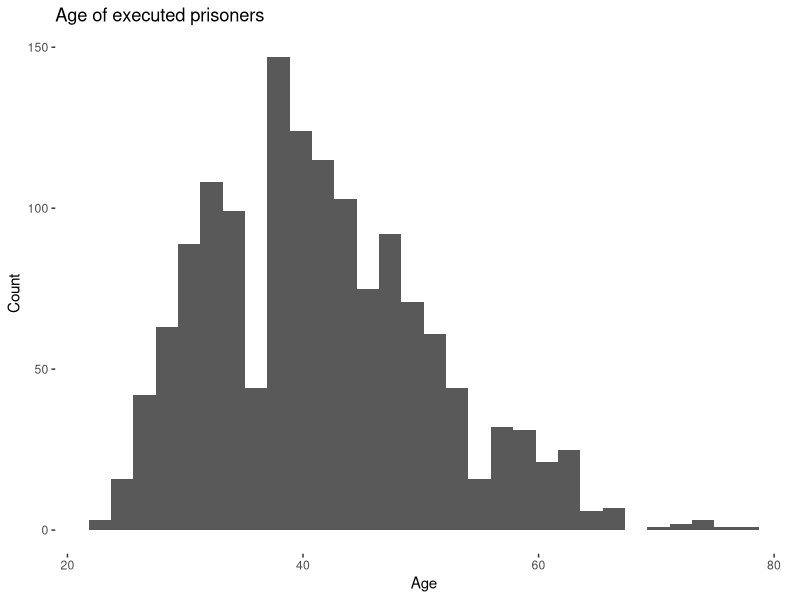
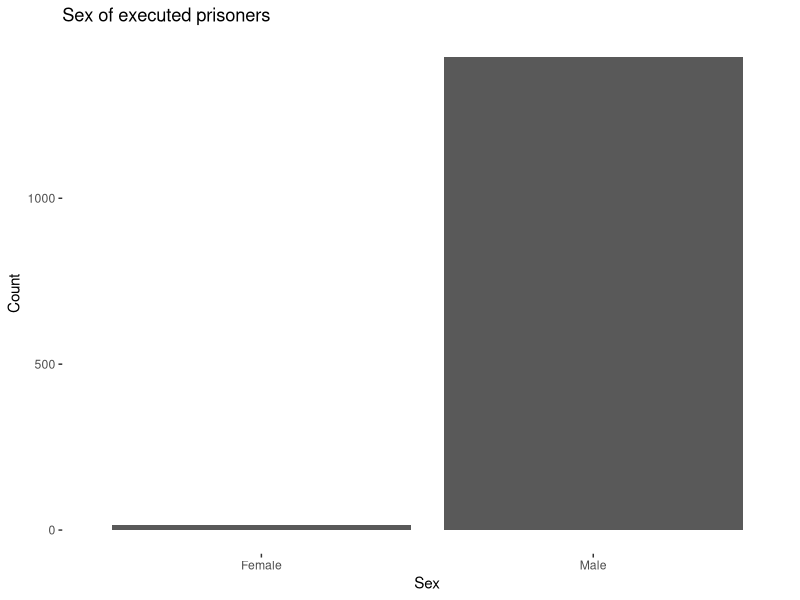
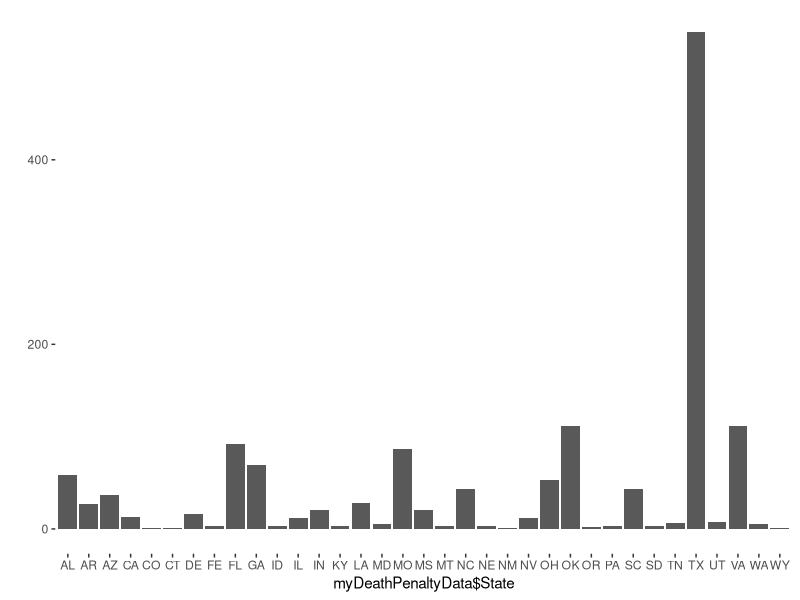
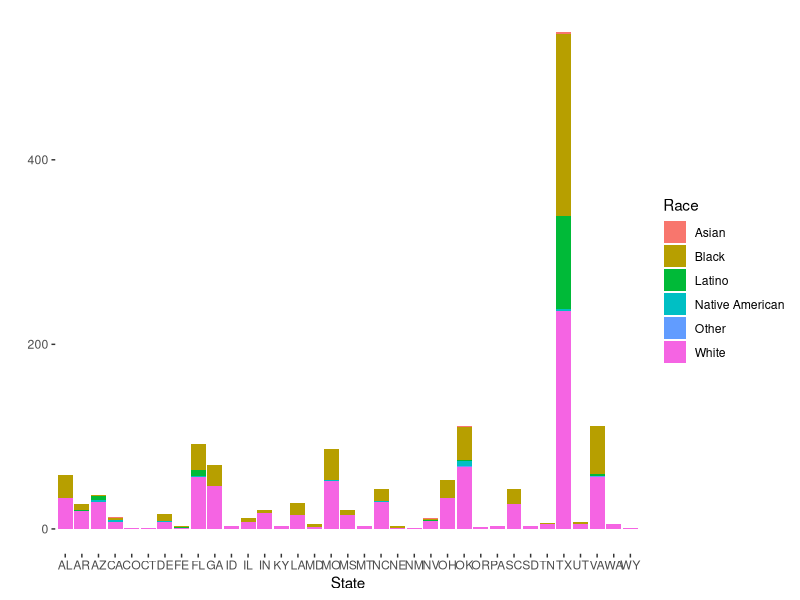
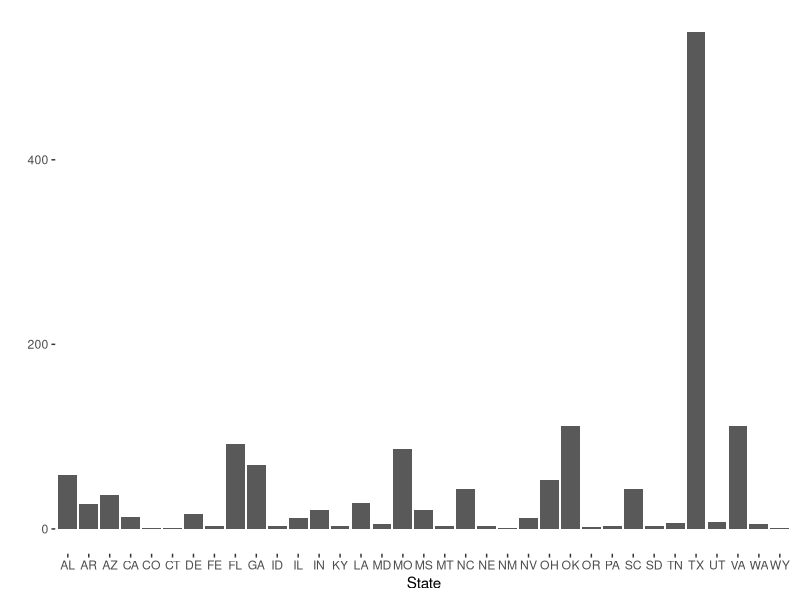

Recreate these plots in R, in order.
## ---- chunk 1
###########################################################################
################# DON'T DELETE THIS PART!!!!!##############################
###########################################################################
                                                                          #
knitr::opts_chunk$set(echo = TRUE, message = FALSE, warning = FALSE)      #
                                                                          #
library(tidyverse)           #The tidyverse has all of our data tools     #
library(ggthemes)            #ggthemes makes our graphs look nicer        #
                                                                          # 
theme_set(                                #this sets the theme for all    #
  theme_tufte() +                         #plots that we make             #
  theme(text=element_text(family="sans"))                                 #
  )                                                                       #
                                                                          #
                                                                          #
                                                                          #
### Below is where you read and store your data.                          #
                                                                          #
deathPenaltyData <- read_csv("death penalty data.csv")
                                                                          #
                                                                          #
                                                                          #
############# ^ ################################# ^ #######################
############# | ## DON'T DELETE THIS PART!!!!!### | #######################
############# | ################################# | #######################
## ---- chunk 2

starwars %>% filter(eye_color == "yellow") %>% nrow()



## ---- chunk 3


qplot(
      deathPenaltyData$Age,
      xlab = "Age",
      ylab = "Count",
      main = "Age of executed prisoners"
      )


qplot(Sex, data=deathPenaltyData,
      xlab="Sex",
      ylab="Count",
      main = "Sex of executed prisoners")


## ---- chunk 4

#how many in whole data set?

nrow(deathPenaltyData)


head(deathPenaltyData)

deathPenaltyData %>% filter(Sex == "Female") %>% nrow


#find the percent
16/1442

## ---- chunk 5

deathPenaltyData %>% head()

deathPenaltyData %>% select(Date, Age, Sex, Race, State, Method, `Victim Count`)

#We picked our variables, but don't forget to save them with <-   !!!

deathPenaltyData %>% 
  select(Date, Age, Sex, Race, State, Method, `Victim Count`) ->
  myDeathPenaltyData

#Did it work?  Does myDeath..as;dlfja have the right stuff?

#Let's look with the head() commmand:  it shows you the first 6 rows

myDeathPenaltyData %>% head()

#is there other stuff head() can do?  Use the help() command!

help("head")


## ---- chunk 6


#Find total victim count in each state

#i.e., group by state, then summarise by total:

myDeathPenaltyData %>% group_by(State) %>% 
                       summarise(totalVictimCount = sum(`Victim Count`))

# what about average victim count?  Use mean() instead of sum()

myDeathPenaltyData %>% group_by(State) %>%
                       summarise(avgVictimCount = mean(`Victim Count`), totalVictimCount = sum(`Victim Count`))


## ---- chunk 7

myDeathPenaltyData %>% count(Race, State)





## ---- chunk 8


qplot(myDeathPenaltyData$State)

#Ok, what about by race?

qplot(data=myDeathPenaltyData, State, fill=Race)



## ---- chunk 9

qplot(data=myDeathPenaltyData, State, fill=Age)

